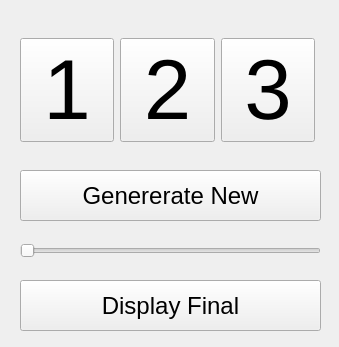
<?xml version="1.0" encoding="UTF-8"?>
<ui version="4.0">
 <class>genetic_ui</class>
 <widget class="QWidget" name="genetic_ui">
  <property name="geometry">
   <rect>
    <x>0</x>
    <y>0</y>
    <width>339</width>
    <height>347</height>
   </rect>
  </property>
  <property name="windowTitle">
   <string>Generate Objects</string>
  </property>
  <widget class="QPushButton" name="generate_new">
   <property name="geometry">
    <rect>
     <x>20</x>
     <y>170</y>
     <width>301</width>
     <height>51</height>
    </rect>
   </property>
   <property name="font">
    <font>
     <pointsize>18</pointsize>
    </font>
   </property>
   <property name="text">
    <string>Genererate New</string>
   </property>
  </widget>
  <widget class="QSlider" name="mutation_percent">
   <property name="geometry">
    <rect>
     <x>20</x>
     <y>240</y>
     <width>301</width>
     <height>22</height>
    </rect>
   </property>
   <property name="maximum">
    <number>100</number>
   </property>
   <property name="orientation">
    <enum>Qt::Horizontal</enum>
   </property>
  </widget>
  <widget class="QPushButton" name="display_final">
   <property name="geometry">
    <rect>
     <x>20</x>
     <y>280</y>
     <width>301</width>
     <height>51</height>
    </rect>
   </property>
   <property name="font">
    <font>
     <pointsize>18</pointsize>
    </font>
   </property>
   <property name="text">
    <string>Display Final</string>
   </property>
  </widget>
  <widget class="QWidget" name="">
   <property name="geometry">
    <rect>
     <x>20</x>
     <y>20</y>
     <width>295</width>
     <height>140</height>
    </rect>
   </property>
   <layout class="QHBoxLayout" name="horizontalLayout">
    <item>
     <widget class="QPushButton" name="option_1">
      <property name="font">
       <font>
        <pointsize>64</pointsize>
       </font>
      </property>
      <property name="text">
       <string>1</string>
      </property>
     </widget>
    </item>
    <item>
     <widget class="QPushButton" name="option_2">
      <property name="font">
       <font>
        <pointsize>64</pointsize>
       </font>
      </property>
      <property name="text">
       <string>2</string>
      </property>
     </widget>
    </item>
    <item>
     <widget class="QPushButton" name="option_3">
      <property name="font">
       <font>
        <pointsize>64</pointsize>
       </font>
      </property>
      <property name="text">
       <string>3</string>
      </property>
     </widget>
    </item>
   </layout>
  </widget>
 </widget>
 <resources/>
 <connections/>
</ui>
